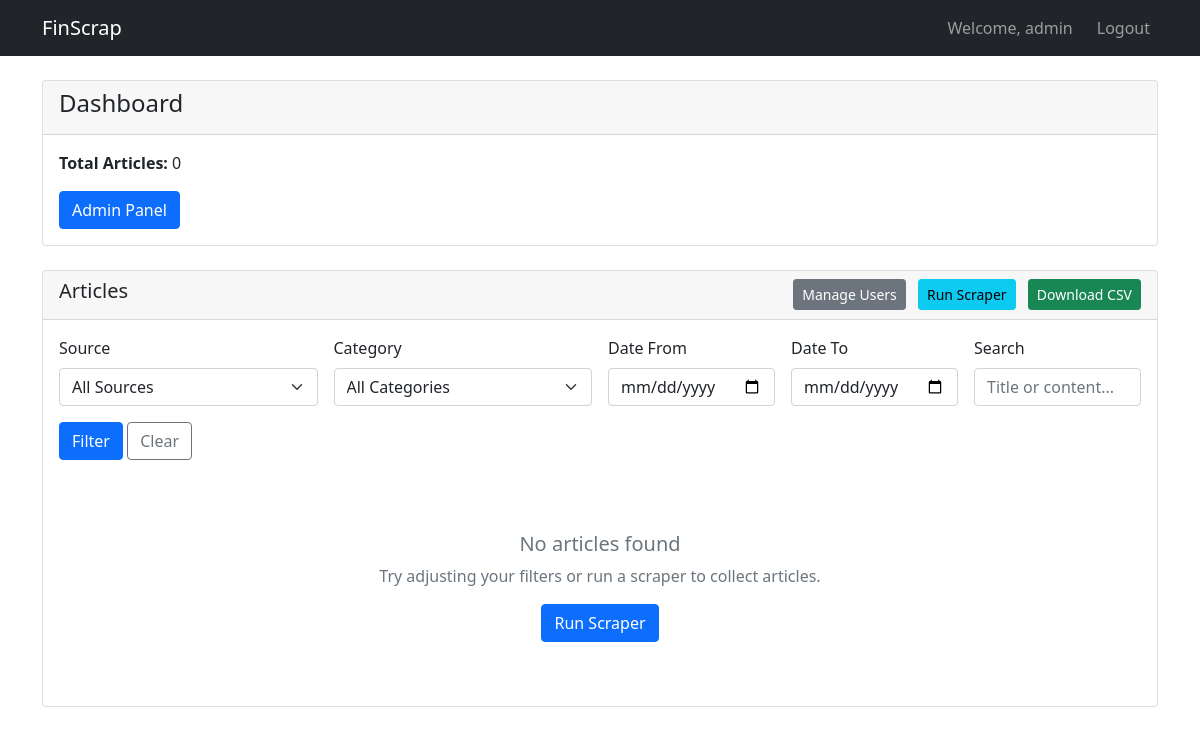
The page /dashboard/?page=3& (signed in) on the database as committed earlier.
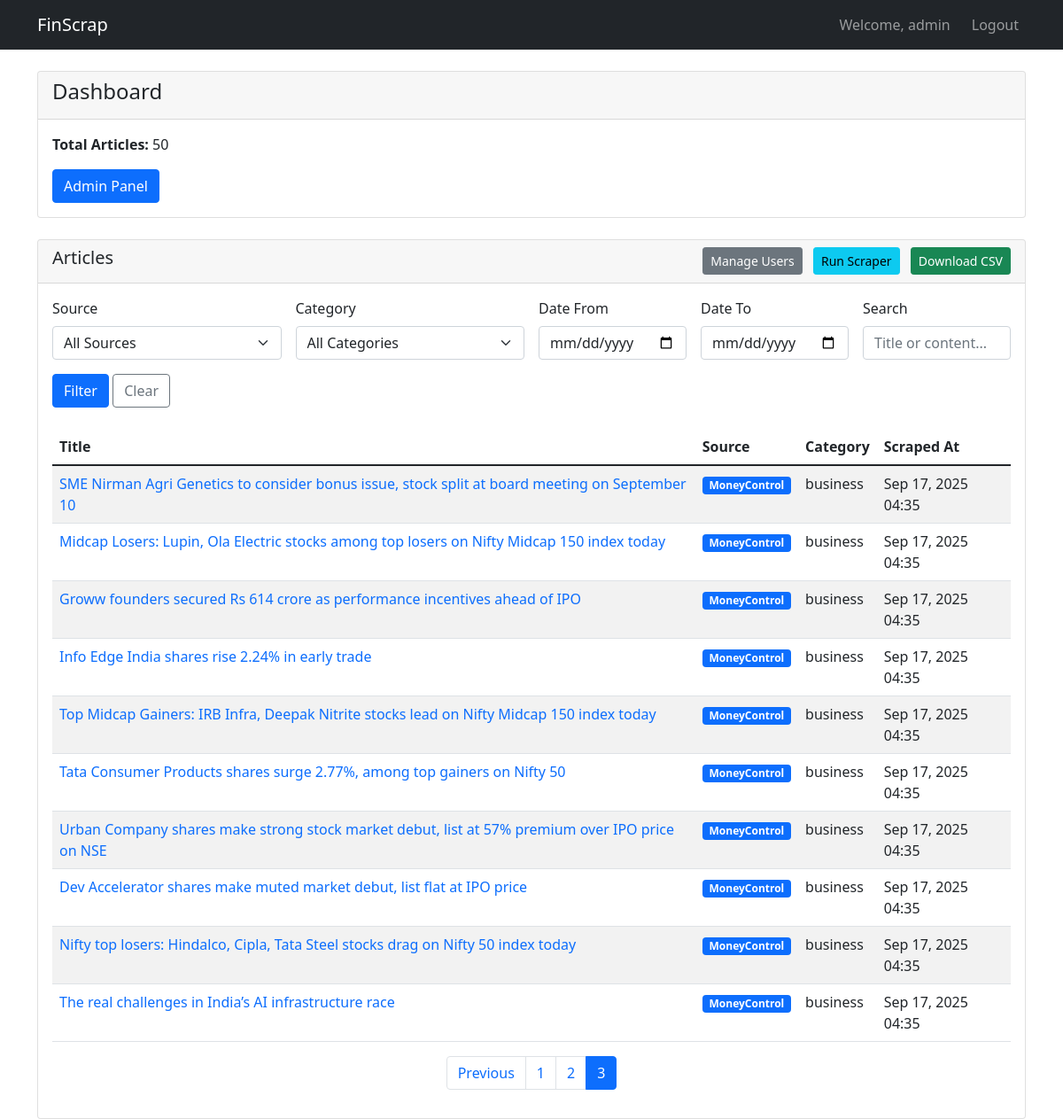
The same page on the database as committed later.
### newscraper/models.py (models this page shows, shortened)
class Article(models.Model):
    SOURCE_CHOICES = [
        ('moneycontrol', 'MoneyControl'),
        ('financialexpress', 'Financial Express'),
        ('livemint', 'LiveMint'),
        ('cnbc', 'CNBC'),
        ('businessstandard', 'Business Standard'),
    ]
    title = models.CharField(max_length=500)
    url = models.URLField(unique=True)
    category = models.CharField(max_length=100)
    content = models.TextField()
    source = models.CharField(max_length=20, choices=SOURCE_CHOICES)
    scraped_at = models.DateTimeField(default=timezone.now)
    published_at = models.DateTimeField(null=True, blank=True)
    class Meta:
        ordering = ['-scraped_at']

### newscraper/views.py (the view)
# urls.py: path('dashboard/', views.dashboard, name='dashboard'),
@login_required
@user_passes_test(can_monitor)
def dashboard(request):
    source = request.GET.get('source', '')
    category = request.GET.get('category', '')
    date_from = request.GET.get('date_from', '')
    date_to = request.GET.get('date_to', '')
    search = request.GET.get('search', '')
    articles = Article.objects.all()
    if source:
        articles = articles.filter(source=source)
    if category:
        articles = articles.filter(category__icontains=category)
    if search:
        articles = articles.filter(
            Q(title__icontains=search) | Q(content__icontains=search)
        )
    if date_from:
        try:
            date_from_parsed = datetime.strptime(date_from, '%Y-%m-%d').date()
            articles = articles.filter(scraped_at__date__gte=date_from_parsed)
        except ValueError:
            pass
    if date_to:
        try:
            date_to_parsed = datetime.strptime(date_to, '%Y-%m-%d').date()
            articles = articles.filter(scraped_at__date__lte=date_to_parsed)
        except ValueError:
            pass
    paginator = Paginator(articles, 20)
    page_number = request.GET.get('page')
    page_obj = paginator.get_page(page_number)
    total_articles = Article.objects.count()
    recent_jobs = ScrapingJob.objects.all()[:5]
    available_sources = Article.objects.values_list('source', flat=True).distinct()
    available_categories = Article.objects.values_list('category', flat=True).distinct()
    context = {
        'page_obj': page_obj,
        'total_articles': total_articles,
        'recent_jobs': recent_jobs,
        'available_sources': available_sources,
        'available_categories': available_categories,
        'current_filters': {
            'source': source,
            'category': category,
            'date_from': date_from,
            'date_to': date_to,
            'search': search,
        },
        'can_download': can_download(request.user),
    }
    return render(request, 'newscraper/dashboard.html', context)

### newscraper/views.py (called while the page is built)
def can_monitor(user):
    if user.is_superuser:
        return True
    try:
        return user.userprofile.can_monitor
    except UserProfile.DoesNotExist:
        return False

def can_download(user):
    if user.is_superuser:
        return True
    try:
        return user.userprofile.can_download
    except UserProfile.DoesNotExist:
        return False

### newscraper/templates/newscraper/dashboard.html (shortened to what this page needs)
<!DOCTYPE html>
<html>
<head>
    <link href="https://cdn.jsdelivr.net/npm/bootstrap@5.1.3/dist/css/bootstrap.min.css" rel="stylesheet">
</head>
<body>
    <nav class="navbar navbar-expand-lg navbar-dark bg-dark">
        <div class="container">
            <a class="navbar-brand" href="#">FinScrap</a>
            <div class="navbar-nav ms-auto">
                <span class="navbar-text me-3">Welcome, {{ user.username }}</span>
                <a class="nav-link" href="{% url 'logout' %}">Logout</a>
            </div>
        </div>
    </nav>
    <div class="container mt-4">
        <div class="row">
            <div class="col-12">
                <div class="card mb-4">
                    <div class="card-header">
                        <h4>Dashboard</h4>
                    </div>
                    <div class="card-body">
                        <p><strong>Total Articles:</strong> {{ total_articles }}</p>
                        <a href="/admin/" class="btn btn-primary">Admin Panel</a>
                    </div>
                </div>
                <div class="card">
                    <div class="card-header d-flex justify-content-between align-items-center">
                        <h5>Articles</h5>
                        <div>
                            {% if user.is_superuser %}
                                <a href="{% url 'manage_users' %}" class="btn btn-sm btn-secondary me-2">Manage Users</a>
                                <a href="{% url 'run_scraper' %}" class="btn btn-sm btn-info me-2">Run Scraper</a>
                            {% endif %}
                            {% if can_download %}
                                <a href="{% url 'download_articles' %}?{{ request.GET.urlencode }}" class="btn btn-sm btn-success">Download CSV</a>
                            {% endif %}
                        </div>
                    </div>
                    <div class="card-body">
                        <form method="GET" class="mb-4">
                            <div class="row g-3">
                                <div class="col-md-3">
                                    <label for="source" class="form-label">Source</label>
                                    <select name="source" id="source" class="form-select">
                                        <option value="">All Sources</option>
                                    </select>
                                </div>
                                <div class="col-md-3">
                                    <label for="category" class="form-label">Category</label>
                                    <select name="category" id="category" class="form-select">
                                        <option value="">All Categories</option>
                                    </select>
                                </div>
                                <div class="col-md-2">
                                    <label for="date_from" class="form-label">Date From</label>
                                    <input type="date" name="date_from" id="date_from" class="form-control" value="{{ current_filters.date_from }}">
                                </div>
                                <div class="col-md-2">
                                    <label for="date_to" class="form-label">Date To</label>
                                    <input type="date" name="date_to" id="date_to" class="form-control" value="{{ current_filters.date_to }}">
                                </div>
                                <div class="col-md-2">
                                    <label for="search" class="form-label">Search</label>
                                    <input type="text" name="search" id="search" class="form-control" placeholder="Title or content..." value="{{ current_filters.search }}">
                                </div>
                            </div>
                            <div class="mt-3">
                                <button type="submit" class="btn btn-primary">Filter</button>
                                <a href="{% url 'dashboard' %}" class="btn btn-outline-secondary">Clear</a>
                            </div>
                        </form>
                        {% if page_obj %}
                            <div class="table-responsive">
                                <table class="table table-striped">
                                    <thead>
                                        <tr>
                                            <th>Title</th>
                                            <th>Source</th>
                                            <th>Category</th>
                                            <th>Scraped At</th>
                                        </tr>
                                    </thead>
                                    <tbody>
                                        {% for article in page_obj %}
                                        <tr>
                                            <td>
                                                <a href="{{ article.url }}" target="_blank" class="text-decoration-none">
                                                    {{ article.title|truncatechars:100 }}
                                                </a>
                                            </td>
                                            <td>
                                                <span class="badge bg-primary">{{ article.get_source_display }}</span>
                                            </td>
                                            <td>{{ article.category }}</td>
                                            <td>{{ article.scraped_at|date:"M d, Y H:i" }}</td>
                                        </tr>
                                        {% endfor %}
                                    </tbody>
                                </table>
                            </div>
                            {% if page_obj.has_other_pages %}
                                <nav aria-label="Articles pagination">
                                    <ul class="pagination justify-content-center">
                                        {% if page_obj.has_previous %}
                                            <li class="page-item">
                                                <a class="page-link" href="?page={{ page_obj.previous_page_number }}&{{ request.GET.urlencode }}">Previous</a>
                                            </li>
                                        {% endif %}
                                        {% for page_num in page_obj.paginator.page_range %}
                                            {% if page_num == page_obj.number %}
                                                <li class="page-item active">
                                                    <span class="page-link">{{ page_num }}</span>
                                                </li>
                                            {% else %}
                                                <li class="page-item">
                                                    <a class="page-link" href="?page={{ page_num }}&{{ request.GET.urlencode }}">{{ page_num }}</a>
                                                </li>
                                            {% endif %}
                                        {% endfor %}
                                    </ul>
                                </nav>
                            {% endif %}
                        {% else %}
                            <div class="text-center py-5">
                                <h5 class="text-muted">No articles found</h5>
                                <p class="text-muted">Try adjusting your filters or run a scraper to collect articles.</p>
                                {% if user.is_superuser %}
                                    <a href="{% url 'run_scraper' %}" class="btn btn-primary">Run Scraper</a>
                                {% endif %}
                            </div>
                        {% endif %}
                    </div>
                </div>
            </div>
        </div>
    </div>
</body>
</html>

Rows that differ between the two databases and show on the page:
added Article: title "SME Nirman Agri Genetics to consider bonus issue, stock split at board meeting on September 10", source "MoneyControl", category "business", scraped_at "Sep 17, 2025 04:35"
added Article: title "Midcap Losers: Lupin, Ola Electric stocks among top losers on Nifty Midcap 150 index today", source "MoneyControl", category "business", scraped_at "Sep 17, 2025 04:35"
added Article: title "Groww founders secured Rs 614 crore as performance incentives ahead of IPO", source "MoneyControl", category "business", scraped_at "Sep 17, 2025 04:35"
added Article: title "Info Edge India shares rise 2.24% in early trade", source "MoneyControl", category "business", scraped_at "Sep 17, 2025 04:35"
added Article: title "Top Midcap Gainers: IRB Infra, Deepak Nitrite stocks lead on Nifty Midcap 150 index today", source "MoneyControl", category "business", scraped_at "Sep 17, 2025 04:35"
added Article: title "Tata Consumer Products shares surge 2.77%, among top gainers on Nifty 50", source "MoneyControl", category "business", scraped_at "Sep 17, 2025 04:35"
added Article: title "Urban Company shares make strong stock market debut, list at 57% premium over IPO price on NSE", source "MoneyControl", category "business", scraped_at "Sep 17, 2025 04:35"
added Article: title "Dev Accelerator shares make muted market debut, list flat at IPO price", source "MoneyControl", category "business", scraped_at "Sep 17, 2025 04:35"
added Article: title "Nifty top losers: Hindalco, Cipla, Tata Steel stocks drag on Nifty 50 index today", source "MoneyControl", category "business", scraped_at "Sep 17, 2025 04:35"
added Article: title "The real challenges in India’s AI infrastructure race", source "MoneyControl", category "business", scraped_at "Sep 17, 2025 04:35"
Other text that changed with them:
{{ total_articles }}: "0" → "50"
text no longer shown: "No articles found Try adjusting your filters or run a scraper to collect articles. Run Scraper"
text now shown: "Title Source Category Scraped At Previous"
new list line: "1"
new list line: "2"
new list line: "3"
